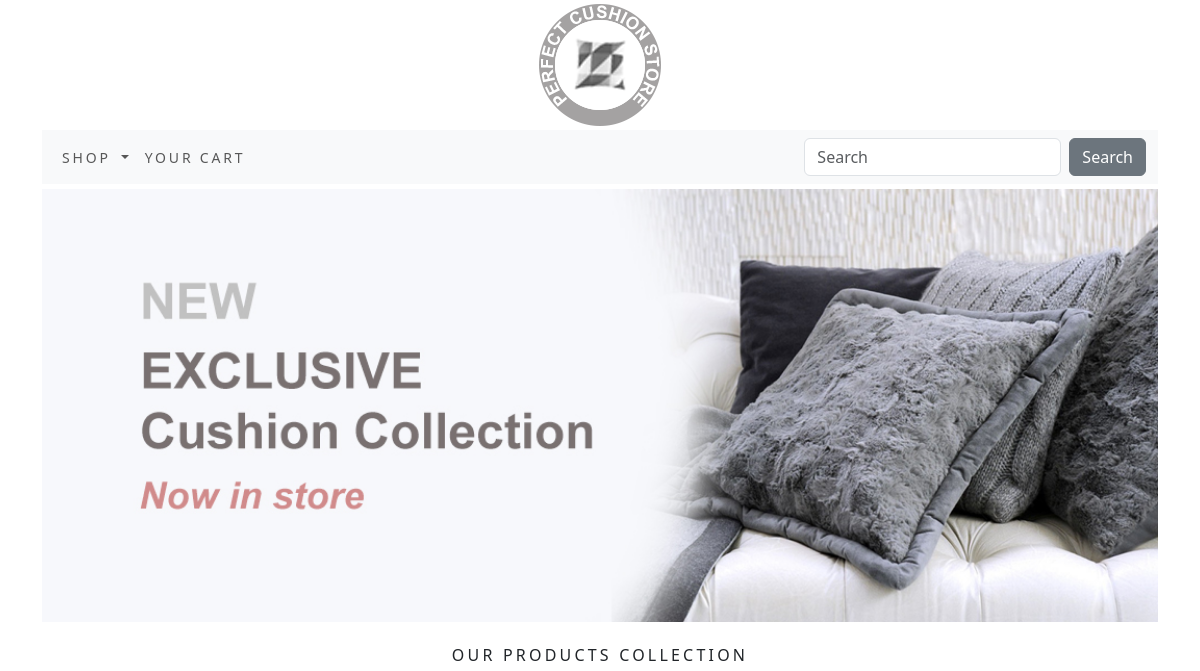
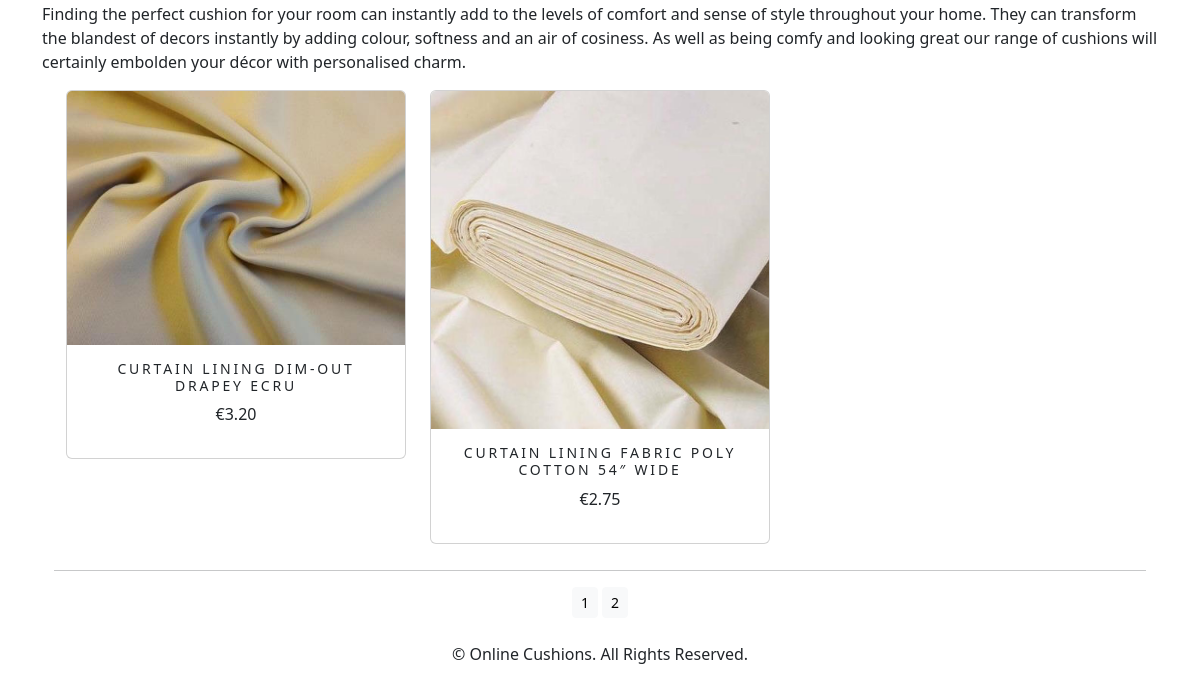
/?page=2, run on an earlier commit of the app's database (2 pictures, top to bottom).
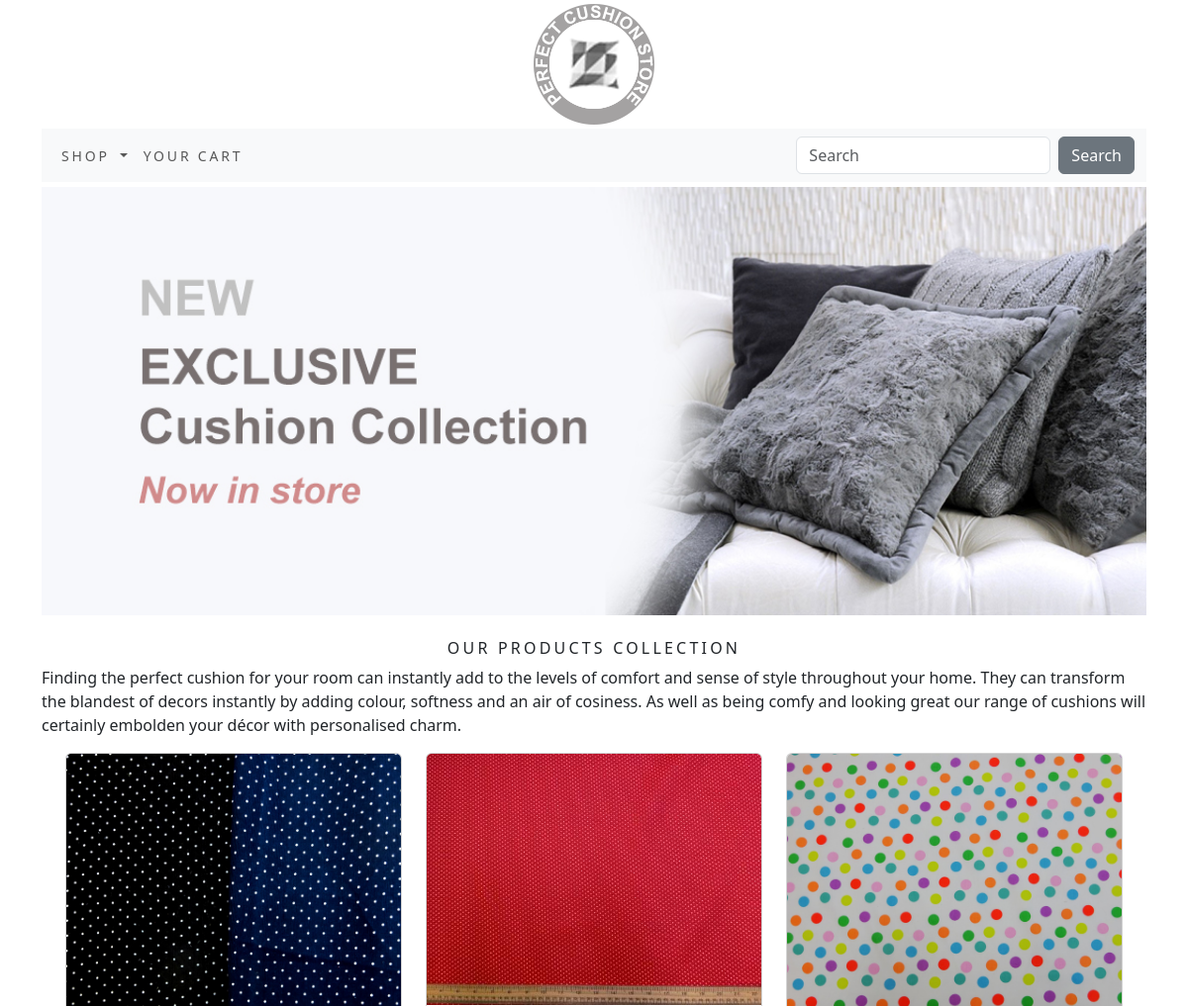
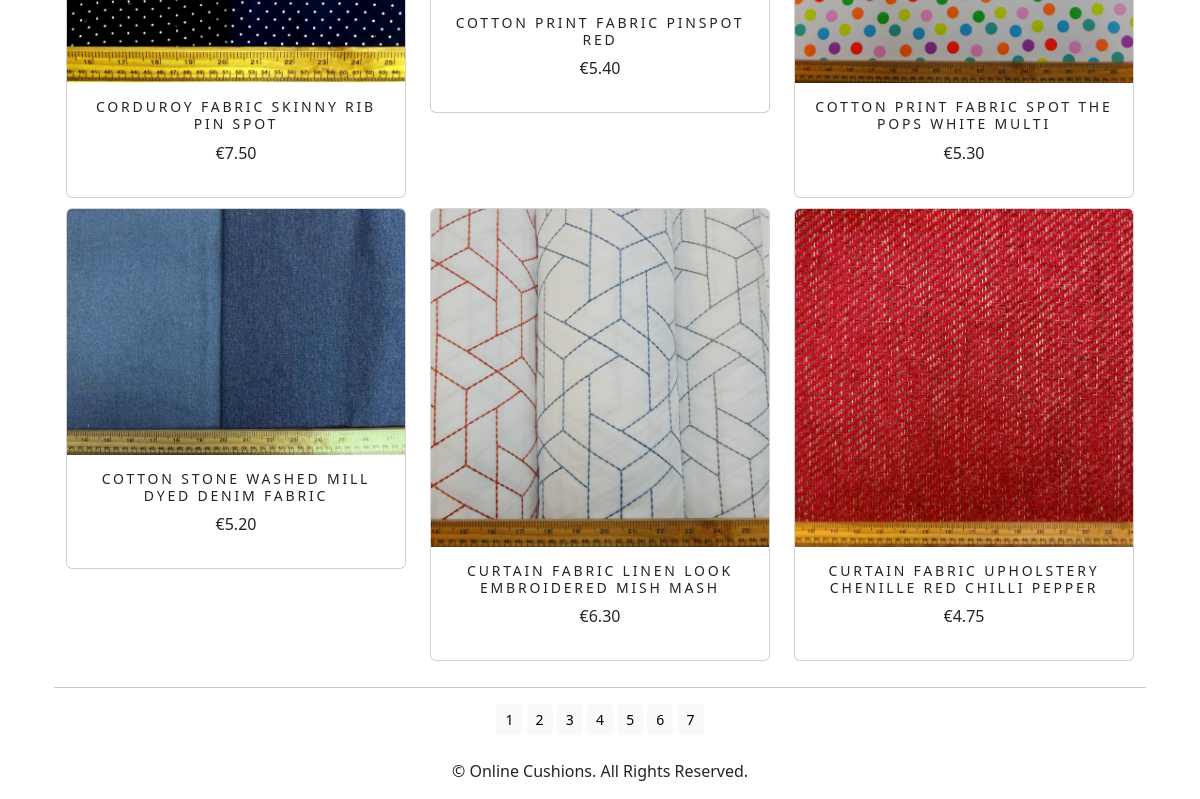
And on a later commit of the database (2 pictures, top to bottom).
### shop/models.py (models this page shows, shortened)
class Product(models.Model):
    id = models.UUIDField(
        primary_key=True,
        default=uuid.uuid4,
        editable=False)
    name = models.CharField(max_length=250, unique=True)
    description = models.TextField(blank = True)
    category = models.ForeignKey(Category, on_delete=models.CASCADE)
    price = models.DecimalField(max_digits=10, decimal_places=2)
    image = models.ImageField(upload_to = 'product', blank=True)
    stock = models.IntegerField()
    available = models.BooleanField(default=True)
    created = models.DateTimeField(auto_now_add=True, blank = True, null= True)
    updated = models.DateTimeField(auto_now=True, blank = True, null= True)
    class Meta:
        ordering = ('name',)
        verbose_name = 'product'
        verbose_name_plural = 'products'
    def get_absolute_url(self):
        return reverse('shop:product_detail', args=[self.category.id, self.id])

### shop/views.py (the view)
# urls.py: path('', views.prod_list, name = 'all_products'),
def prod_list(request, category_id=None):
    category= None
    products = Product.objects.filter(available=True)
    if category_id:
        category = get_object_or_404(Category, id=category_id)
        products = Product.objects.filter(category=category, available=True)
    paginator = Paginator(products, 6)
    try:
        page = int(request.GET.get('page', '1'))
    except:
        page = 1
    try:
        products = paginator.page(page)
    except (EmptyPage, InvalidPage):
        products = paginator.page(paginator.num_pages)
    return render(request, 'shop/category.html',{'category':category, 'prods':products})

### cart/context_processors.py (called while the page is built)
def counter(request):
    item_count = 0
    if 'admin' in request.path:
        return {}
    else:
        try:
            cart = Cart.objects.filter(cart_id=_cart_id(request))
            cart_items = CartItem.objects.all().filter(cart=cart[:1])
            for cart_item in cart_items:
                item_count += cart_item.quantity
        except Cart.DoesNotExist:
            item_count = 0
    return {'item_count':item_count}

### cart/views.py (called while the page is built)
def _cart_id(request):
    cart = request.session.session_key
    if not cart:
        cart = request.session.create()
    return cart

### shop/context_processors.py (called while the page is built)
def menu_links(request):
    links = Category.objects.all()
    return {'links':links}

### shop/models.py (called while the page is built)
    def get_absolute_url(self):
        return reverse('shop:products_by_category', args=[self.id])

### shop/templates/shop/category.html (shortened to what this page needs)
{% extends "base.html" %}
{% load static %}
{% block content %}
    <div class="mx-auto">
        {% if category %}
            <img class="my_image" src="{{category.image.url}}" alt="{{category.name}}">
        </div>
        <br>
        <div>
            <h1 class="text-center my_title">{{category.name}}</h1>
            <p class="text-justify">{{category.description}}</p>
        </div>
    {% else %}
        <img class="my_image my_image_padding" src="{% static 'images/banner.jpg' %}" alt="Our Products Collection">
    </div>
        <br>
        <div>
            <h1 class="text-center my_title">Our Products Collection</h1>
            <p class="text-justify">Finding the perfect cushion for your room can instantly add to the levels of comfort and
            sense of style throughout your home. They can transform the blandest of decors instantly
            by adding colour, softness and an air of cosiness. As well as being comfy and looking great
            our range of cushions will certainly embolden your décor with personalised charm.</p>
        </div>
        {% endif %}
        <div class="container">
            <div class="row mx-auto">
                {% for product in prods %}
                    <div class="my_bottom_margin col-9 col-lg-4 col-sm-12 col-md-4">
                        <div class="card text-center" style="min-width:18rem;">
                            <a class ="img" href="{{product.get_absolute_url}}"><img class="card-img-top my_image"src="{{product.image.url}}" alt="{{product.name}}"></a>
                            <div class="card-body">
                                <h4>{{product.name}}</h4>
                                <p>€{{product.price}}</p>
                            </div>
                        </div>
                    </div>
                {% endfor %}
            </div>
            <div class="mx-auto">
                {% if prods.paginator.num_pages > 1 %}
                    <hr>
                    <div class="text-center">
                        {% for pg in prods.paginator.page_range %}
                            <a href="?page={{pg}}" class="btn btn-light btn-sm {%
                            if products.number == pg %}active{% endif
                            %}">{{pg}}</a>
                        {% endfor %}
                    </div>
                {% endif %}
            </div>
        <br>
    </div>
{% endblock %}

What changed in the data, as far as the page shows it:
no longer on this page (row unchanged): Product: image (picture), name "CURTAIN LINING DIM-OUT DRAPEY ECRU", price "3.20"
no longer on this page (row unchanged): Product: image (picture), name "CURTAIN LINING FABRIC POLY COTTON 54″ WIDE", price "2.75"
now on this page (row unchanged): Product: image (picture), name "CORDUROY FABRIC SKINNY RIB PIN SPOT", price "7.50"
added Product: image (picture), name "COTTON PRINT FABRIC PINSPOT RED", price "5.40"
added Product: image (picture), name "COTTON PRINT FABRIC SPOT THE POPS WHITE MULTI", price "5.30"
added Product: image (picture), name "COTTON STONE WASHED MILL DYED DENIM FABRIC", price "5.20"
added Product: image (picture), name "CURTAIN FABRIC LINEN LOOK EMBROIDERED MISH MASH", price "6.30"
now on this page (row unchanged): Product: image (picture), name "CURTAIN FABRIC UPHOLSTERY CHENILLE RED CHILLI PEPPER", price "4.75"
Also different on the page:
new list line: "3"
new list line: "4"
new list line: "5"
new list line: "6"
new list line: "7"
